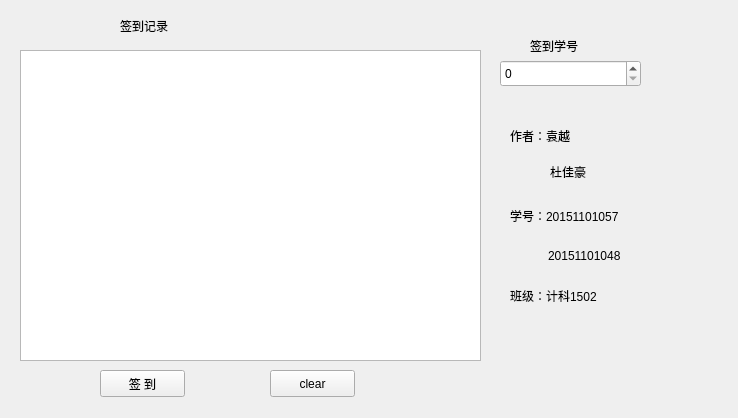
<?xml version="1.0" encoding="UTF-8"?>
<ui version="4.0">
 <class>Widget</class>
 <widget class="QWidget" name="Widget">
  <property name="geometry">
   <rect>
    <x>0</x>
    <y>0</y>
    <width>738</width>
    <height>418</height>
   </rect>
  </property>
  <property name="windowTitle">
   <string>Widget</string>
  </property>
  <widget class="QTextEdit" name="textEdit">
   <property name="geometry">
    <rect>
     <x>20</x>
     <y>50</y>
     <width>461</width>
     <height>311</height>
    </rect>
   </property>
  </widget>
  <widget class="QSpinBox" name="spinBox">
   <property name="geometry">
    <rect>
     <x>500</x>
     <y>60</y>
     <width>141</width>
     <height>27</height>
    </rect>
   </property>
   <property name="maximum">
    <number>999999999</number>
   </property>
  </widget>
  <widget class="QPushButton" name="pushButton">
   <property name="geometry">
    <rect>
     <x>100</x>
     <y>370</y>
     <width>85</width>
     <height>27</height>
    </rect>
   </property>
   <property name="text">
    <string>签 到</string>
   </property>
  </widget>
  <widget class="QPushButton" name="pushButton_2">
   <property name="geometry">
    <rect>
     <x>270</x>
     <y>370</y>
     <width>85</width>
     <height>27</height>
    </rect>
   </property>
   <property name="text">
    <string>clear</string>
   </property>
  </widget>
  <widget class="QLabel" name="label">
   <property name="geometry">
    <rect>
     <x>510</x>
     <y>120</y>
     <width>221</width>
     <height>31</height>
    </rect>
   </property>
   <property name="text">
    <string>作者：袁越</string>
   </property>
  </widget>
  <widget class="QLabel" name="label_2">
   <property name="geometry">
    <rect>
     <x>510</x>
     <y>200</y>
     <width>221</width>
     <height>31</height>
    </rect>
   </property>
   <property name="text">
    <string>学号：20151101057</string>
   </property>
  </widget>
  <widget class="QLabel" name="label_3">
   <property name="geometry">
    <rect>
     <x>510</x>
     <y>280</y>
     <width>211</width>
     <height>31</height>
    </rect>
   </property>
   <property name="text">
    <string>班级：计科1502</string>
   </property>
  </widget>
  <widget class="QLabel" name="label_4">
   <property name="geometry">
    <rect>
     <x>120</x>
     <y>10</y>
     <width>191</width>
     <height>31</height>
    </rect>
   </property>
   <property name="text">
    <string>签到记录</string>
   </property>
  </widget>
  <widget class="QLabel" name="label_5">
   <property name="geometry">
    <rect>
     <x>530</x>
     <y>30</y>
     <width>171</width>
     <height>31</height>
    </rect>
   </property>
   <property name="text">
    <string>签到学号</string>
   </property>
  </widget>
  <widget class="QLabel" name="label_6">
   <property name="geometry">
    <rect>
     <x>548</x>
     <y>240</y>
     <width>171</width>
     <height>31</height>
    </rect>
   </property>
   <property name="text">
    <string>20151101048</string>
   </property>
  </widget>
  <widget class="QLabel" name="label_7">
   <property name="geometry">
    <rect>
     <x>550</x>
     <y>156</y>
     <width>171</width>
     <height>31</height>
    </rect>
   </property>
   <property name="text">
    <string>杜佳豪</string>
   </property>
  </widget>
 </widget>
 <layoutdefault spacing="6" margin="11"/>
 <resources/>
 <connections/>
</ui>
